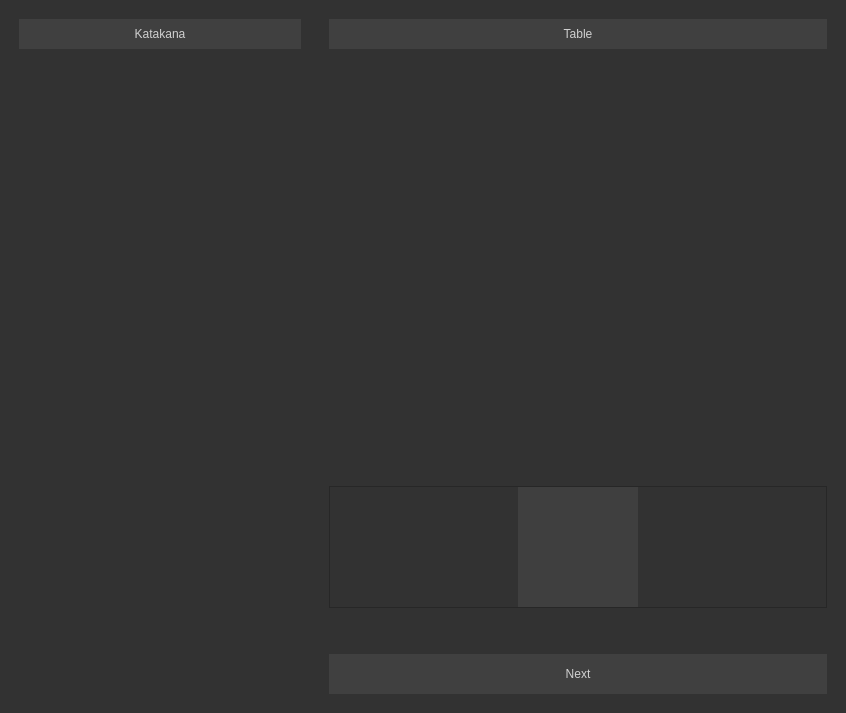
<?xml version="1.0" encoding="UTF-8"?>
<ui version="4.0">
 <class>MainWindow</class>
 <widget class="QMainWindow" name="MainWindow">
  <property name="geometry">
   <rect>
    <x>0</x>
    <y>0</y>
    <width>846</width>
    <height>713</height>
   </rect>
  </property>
  <property name="windowTitle">
   <string>LearnKana</string>
  </property>
  <widget class="QWidget" name="centralwidget">
   <property name="styleSheet">
    <string notr="true">background-color: #323232;</string>
   </property>
   <layout class="QHBoxLayout" name="horizontalLayout">
    <property name="spacing">
     <number>10</number>
    </property>
    <property name="leftMargin">
     <number>10</number>
    </property>
    <property name="topMargin">
     <number>10</number>
    </property>
    <property name="rightMargin">
     <number>10</number>
    </property>
    <property name="bottomMargin">
     <number>10</number>
    </property>
    <item>
     <widget class="QScrollArea" name="scrollArea">
      <property name="minimumSize">
       <size>
        <width>300</width>
        <height>0</height>
       </size>
      </property>
      <property name="maximumSize">
       <size>
        <width>300</width>
        <height>16777215</height>
       </size>
      </property>
      <property name="frameShape">
       <enum>QFrame::NoFrame</enum>
      </property>
      <property name="widgetResizable">
       <bool>true</bool>
      </property>
      <widget class="QWidget" name="listLessons">
       <property name="geometry">
        <rect>
         <x>0</x>
         <y>0</y>
         <width>300</width>
         <height>693</height>
        </rect>
       </property>
       <layout class="QVBoxLayout" name="verticalLayout">
        <item>
         <widget class="QPushButton" name="btn_toggle_kata_hira">
          <property name="minimumSize">
           <size>
            <width>0</width>
            <height>30</height>
           </size>
          </property>
          <property name="maximumSize">
           <size>
            <width>16777215</width>
            <height>30</height>
           </size>
          </property>
          <property name="styleSheet">
           <string notr="true">QPushButton{border: none; background-color: #404040; color: #d0d0d0;}
/*QPushButton:checked{border: none; background-color: #aa00aa; color: #d0d0d0;}*/
QPushButton:hover{border: none; background-color: #4f4f4f; color: #d0d0d0;}</string>
          </property>
          <property name="text">
           <string>Katakana</string>
          </property>
          <property name="checkable">
           <bool>true</bool>
          </property>
         </widget>
        </item>
        <item>
         <spacer name="spacer_Lessons">
          <property name="orientation">
           <enum>Qt::Vertical</enum>
          </property>
          <property name="sizeHint" stdset="0">
           <size>
            <width>20</width>
            <height>513</height>
           </size>
          </property>
         </spacer>
        </item>
       </layout>
      </widget>
     </widget>
    </item>
    <item>
     <widget class="QFrame" name="frameMain">
      <property name="frameShape">
       <enum>QFrame::NoFrame</enum>
      </property>
      <property name="frameShadow">
       <enum>QFrame::Raised</enum>
      </property>
      <layout class="QVBoxLayout" name="verticalLayout_2">
       <item>
        <widget class="QPushButton" name="btn_toggle_table">
         <property name="minimumSize">
          <size>
           <width>0</width>
           <height>30</height>
          </size>
         </property>
         <property name="maximumSize">
          <size>
           <width>16777215</width>
           <height>30</height>
          </size>
         </property>
         <property name="focusPolicy">
          <enum>Qt::NoFocus</enum>
         </property>
         <property name="styleSheet">
          <string notr="true">QPushButton{border: none; background-color: #404040; color: #d0d0d0;}
/*QPushButton:checked{border: none; background-color: #aa00aa; color: #d0d0d0;}*/
QPushButton:hover{border: none; background-color: #4f4f4f; color: #d0d0d0;}</string>
         </property>
         <property name="text">
          <string>Table</string>
         </property>
        </widget>
       </item>
       <item>
        <widget class="QLabel" name="label_Kana">
         <property name="styleSheet">
          <string notr="true">QLabel {
color: #d0d0d0;
font-size: 200pt;
}</string>
         </property>
         <property name="text">
          <string/>
         </property>
         <property name="alignment">
          <set>Qt::AlignCenter</set>
         </property>
        </widget>
       </item>
       <item>
        <widget class="QFrame" name="frame">
         <property name="frameShape">
          <enum>QFrame::NoFrame</enum>
         </property>
         <property name="frameShadow">
          <enum>QFrame::Raised</enum>
         </property>
         <layout class="QHBoxLayout" name="horizontalLayout_2">
          <item>
           <widget class="QLabel" name="label_Result">
            <property name="minimumSize">
             <size>
              <width>40</width>
              <height>40</height>
             </size>
            </property>
            <property name="maximumSize">
             <size>
              <width>40</width>
              <height>40</height>
             </size>
            </property>
            <property name="text">
             <string/>
            </property>
           </widget>
          </item>
         </layout>
        </widget>
       </item>
       <item>
        <widget class="QFrame" name="frame_2">
         <property name="frameShape">
          <enum>QFrame::StyledPanel</enum>
         </property>
         <property name="frameShadow">
          <enum>QFrame::Raised</enum>
         </property>
         <layout class="QHBoxLayout" name="horizontalLayout_3">
          <property name="spacing">
           <number>0</number>
          </property>
          <property name="leftMargin">
           <number>0</number>
          </property>
          <property name="topMargin">
           <number>0</number>
          </property>
          <property name="rightMargin">
           <number>0</number>
          </property>
          <property name="bottomMargin">
           <number>0</number>
          </property>
          <item>
           <spacer name="horizontalSpacer_2">
            <property name="orientation">
             <enum>Qt::Horizontal</enum>
            </property>
            <property name="sizeHint" stdset="0">
             <size>
              <width>40</width>
              <height>20</height>
             </size>
            </property>
           </spacer>
          </item>
          <item>
           <widget class="QLineEdit" name="lineEdit_Result">
            <property name="minimumSize">
             <size>
              <width>120</width>
              <height>120</height>
             </size>
            </property>
            <property name="maximumSize">
             <size>
              <width>120</width>
              <height>120</height>
             </size>
            </property>
            <property name="font">
             <font>
              <family>Ubuntu Light</family>
              <pointsize>48</pointsize>
             </font>
            </property>
            <property name="styleSheet">
             <string notr="true">QLineEdit {
	border: none;
	background-color: #3f3f3f;
	color: #d0d0d0;
	padding-left: 5px;
	selection-background-color: #ff00ff;
}

QLineEdit::focus {
	border: none;
	background-color: #494949;
	color: #d0d0d0;
	padding-left: 5px;
	selection-background-color: rgb(100, 50, 150);
}</string>
            </property>
            <property name="text">
             <string/>
            </property>
            <property name="alignment">
             <set>Qt::AlignCenter</set>
            </property>
           </widget>
          </item>
          <item>
           <spacer name="horizontalSpacer">
            <property name="orientation">
             <enum>Qt::Horizontal</enum>
            </property>
            <property name="sizeHint" stdset="0">
             <size>
              <width>40</width>
              <height>20</height>
             </size>
            </property>
           </spacer>
          </item>
         </layout>
        </widget>
       </item>
       <item>
        <spacer name="verticalSpacer">
         <property name="orientation">
          <enum>Qt::Vertical</enum>
         </property>
         <property name="sizeType">
          <enum>QSizePolicy::Fixed</enum>
         </property>
         <property name="sizeHint" stdset="0">
          <size>
           <width>20</width>
           <height>40</height>
          </size>
         </property>
        </spacer>
       </item>
       <item>
        <widget class="QPushButton" name="btn_next">
         <property name="minimumSize">
          <size>
           <width>0</width>
           <height>40</height>
          </size>
         </property>
         <property name="maximumSize">
          <size>
           <width>16777215</width>
           <height>40</height>
          </size>
         </property>
         <property name="styleSheet">
          <string notr="true">QPushButton {
border: none;
background-color: #404040;
color: #d0d0d0;
}

QPushButton:hover {
border: none;
background-color: #4f4f4f;
color: #d0d0d0;
}</string>
         </property>
         <property name="text">
          <string>Next</string>
         </property>
        </widget>
       </item>
      </layout>
     </widget>
    </item>
   </layout>
  </widget>
 </widget>
 <resources/>
 <connections/>
</ui>
